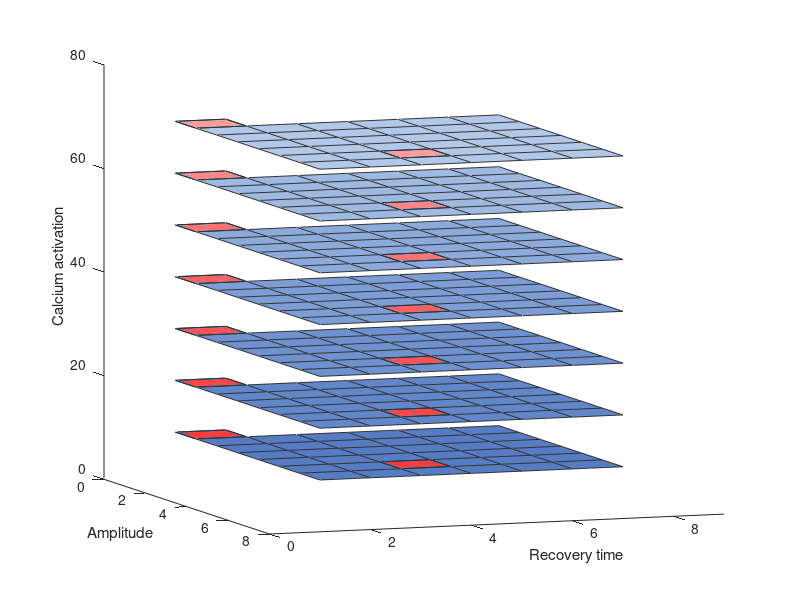

Reproduce this figure in MATLAB.
clear all; close all; clc

ISIs = repmat(1:7,8,1);
AMPs = repmat((1:8)',1,7);

figure(1)
color = get(gca,'colororder');

f = 10;

for i = 1:7
    
    scolor = brighten(color(1,:) + [.3 0 0], .1*i);
    scolor2 = brighten([1 .2 .2], .1*i);
    
    Z = f * i * ones(size(AMPs));
    Z(1, 3:7,:) = nan;
    
    Z2 = nan(size(Z));
    Z2(6:7,3:4) = f * i;
    Z2(1:2,1:2) = f * i;
    
    surf(AMPs,ISIs, Z, 'FaceColor', scolor, 'Edgecolor', [.2 .2 .2]); hold on
    surf(AMPs,ISIs, Z2, 'FaceColor', scolor2, 'Edgecolor', [.2 .2 .2]); hold on
end

grid off
ylabel('Recovery time')
xlabel('Amplitude')
zlabel('Calcium activation')
axis([0 8 0 9 0 i*f+f])

set(gcf,'units','normalized')
set(gcf,'position', [ 0.1300    0.1100    0.4   0.8150]);

%%
figure(1)
view(70,8)